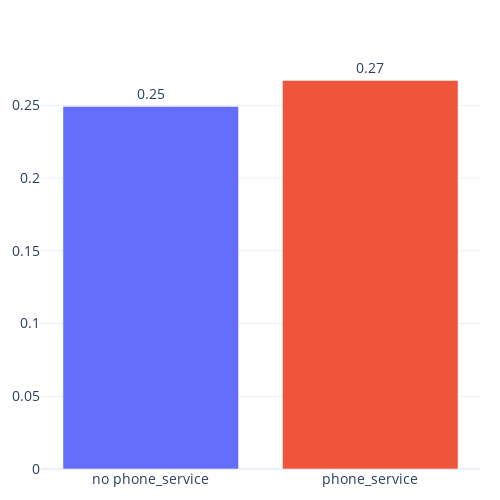

The cell this chart's notebook holds for it:
### Markdown cell above
### Churn analysis

### Code cell
col1, col2 = 'phone_service', 'churn_label'

out = df.groupby(col1)[col2].mean().reset_index()
out[col1] = np.where(out[col1] == 0, f'no {col1}', col1)
ak.fmt_bar(out, display_pct=False)

### Figure 1 — Plotly figure (JSON) as saved in the notebook; plotly's stock layout.template omitted (floating-point values rounded to 4 significant figures)
{"data": [{"alignmentgroup": "True", "cliponaxis": false, "hovertemplate": "phone_service=%{x}<br>churn_label=%{y}<br>text=%{text}<extra></extra>", "legendgroup": "no phone_service", "marker": {"color": "#636efa", "pattern": {"shape": ""}}, "name": "no phone_service", "offsetgroup": "no phone_service", "orientation": "v", "showlegend": true, "text": ["0.25"], "textangle": 0, "textfont": {"size": 14}, "textposition": "outside", "type": "bar", "x": ["no phone_service"], "xaxis": "x", "y": [0.2493], "yaxis": "y"}, {"alignmentgroup": "True", "cliponaxis": false, "hovertemplate": "phone_service=%{x}<br>churn_label=%{y}<br>text=%{text}<extra></extra>", "legendgroup": "phone_service", "marker": {"color": "#EF553B", "pattern": {"shape": ""}}, "name": "phone_service", "offsetgroup": "phone_service", "orientation": "v", "showlegend": true, "text": ["0.27"], "textangle": 0, "textfont": {"size": 14}, "textposition": "outside", "type": "bar", "x": ["phone_service"], "xaxis": "x", "y": [0.2671], "yaxis": "y"}], "layout": {"barmode": "relative", "height": 500, "legend": {"title": {"text": "phone_service"}, "tracegroupgap": 0}, "margin": {"b": 20, "l": 20, "pad": 0, "r": 20, "t": 60}, "showlegend": false, "title": {}, "width": 500, "xaxis": {"anchor": "y", "categoryarray": ["no phone_service", "phone_service"], "categoryorder": "array", "domain": [0, 1], "tickfont": {"size": 14}, "title": {}}, "yaxis": {"anchor": "x", "domain": [0, 1], "tickfont": {"size": 14}, "title": {}}}}
